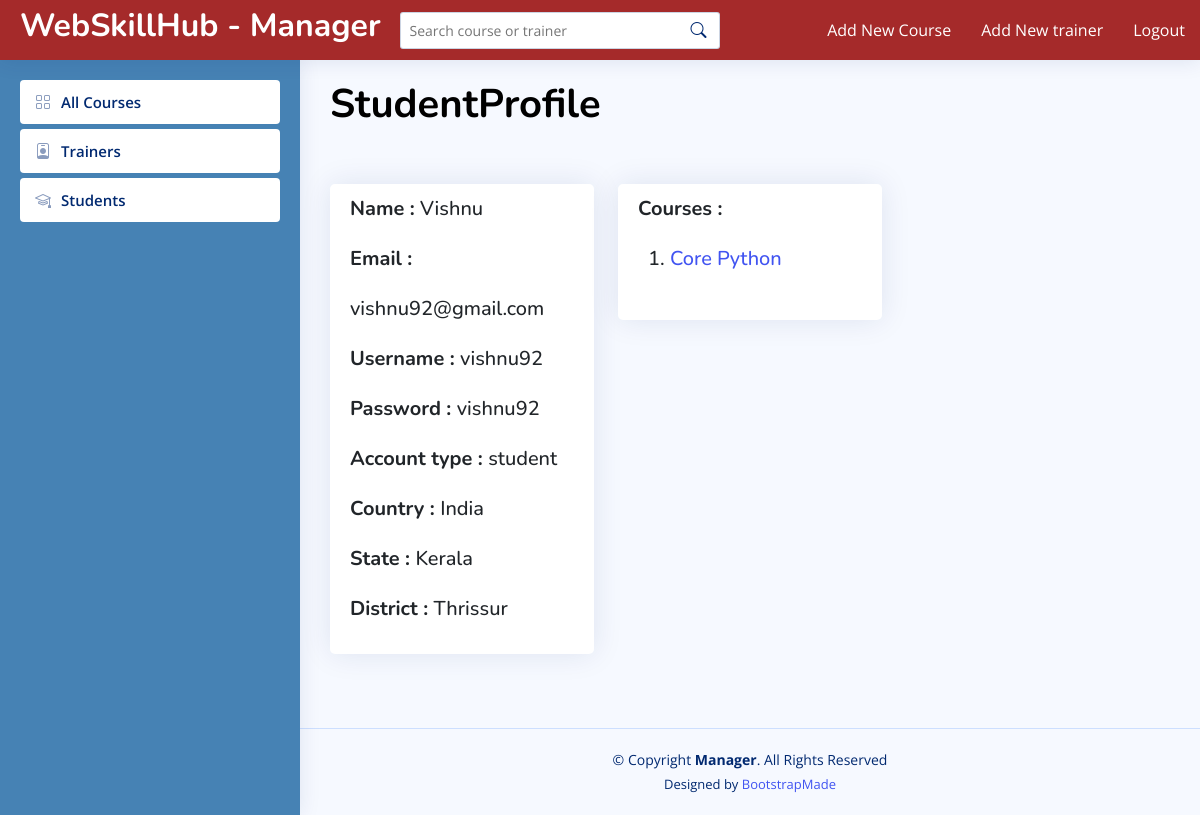
Screenshot of /manager/student-profile/9/ (signed in) with the database file from the repository.
### managerapp/models.py (models this page shows, shortened)
class Student(models.Model):
    name = models.CharField(max_length=100)
    email = models.EmailField(unique=True)
    username = models.CharField(max_length=100, null=True, unique=True)
    password = models.CharField(max_length=128,null=True)
    type = models.CharField(max_length=100, null=True)
    country = models.ForeignKey('Country', on_delete=models.SET_NULL, null=True)
    state = models.ForeignKey('State', on_delete=models.SET_NULL, null=True)
    district = models.ForeignKey('District', on_delete=models.SET_NULL, null=True)

class Country(models.Model):
    name = models.CharField(max_length=100)
    def __str__(self):
        return self.name

class State(models.Model):
    name = models.CharField(max_length=100)
    country = models.ForeignKey(Country, related_name='states', on_delete=models.CASCADE)
    def __str__(self):
        return self.name

class District(models.Model):
    name = models.CharField(max_length=100)
    state = models.ForeignKey(State, related_name='districts', on_delete=models.CASCADE)
    def __str__(self):
        return self.name

class Order(models.Model):
    student = models.ForeignKey(Student, on_delete=models.CASCADE)
    course = models.ForeignKey(Course, on_delete=models.CASCADE)
    order_date = models.DateTimeField(auto_now_add=True)

class Course(models.Model):
    title = models.CharField(max_length=255)
    description = models.TextField()
    image = models.ImageField(upload_to='course_images/', default='default_image.jpg')
    trainer = models.ForeignKey(Trainer, on_delete=models.SET_NULL, null=True, blank=True)
    price = models.IntegerField(default=0)

### managerapp/views.py (the view)
# urls.py: path('student-profile/<int:student_id>/',views.student_profile,name='student_profile_m'),
def student_profile(request,student_id):
    manager_id = request.session.get('manager_id')
    if not manager_id:
        return redirect('login')
    student = get_object_or_404(Student, id=student_id)
    my_courses = Order.objects.filter(student=student)
    context = {'student': student, 'my_courses': my_courses}
    return render(request, 'manager/student_profile.html', context)

### templates/manager/student_profile.html
{% extends 'manager/base.html' %}
{% load static %}
{% block content %}
<h1 style="color: black"><b>StudentProfile</b></h1>
<div class="container mt-5">
    <div class="row">
        <div class="col-md-4 mb-4">
            <div class="card" style="width: 100%;">
                <div class="card-body">
                    <h5 class="card-text" style="line-height: 2.5 ">
                        <b>Name : </b>{{ student.name }}<br/>
                        <b>Email : </b> {{ student.email }}<br/>
                        <b>Username : </b> {{ student.username }}<br/>
                        <b>Password : </b> {{ student.password }}<br/>
                        <b>Account type : </b> {{ student.type }}<br/>
                        <b>Country : </b> {{ student.country }}<br/>
                        <b>State : </b> {{ student.state }}<br/>
                        <b>District : </b> {{ student.district }}<br/>
                    </h5>
                </div>
            </div>
        </div>
        <div class="col-md-4 mb-4">
            <div class="card" style="width: 100%;">
                <div class="card-body">
                    <h5 class="card-text" style="line-height: 2.5 ">
                        <b>Courses : </b>
                        <ol>{% for course in my_courses %}
                        <li><a href="{% url 'detailview' course.course.id %}">{{ course.course.title }}</a></li>
                        {% endfor %}</ol>
                    </h5>
                </div>
            </div>
        </div>
    </div>
</div>
{% endblock %}

### static/assets/css/style.css (style rules this page uses)
:root { scroll-behavior: smooth; }
body { font-family: "Open Sans", sans-serif; background: #f6f9ff; color: #444444; }
a { color: #4154f1; text-decoration: none; }
h1, h2, h3, h4, h5, h6 { font-family: "Nunito", sans-serif; }
.card { margin-bottom: 30px; border: none; border-radius: 5px; box-shadow: 0px 0 30px rgba(1, 41, 112, 0.1); }
.card-body { padding: 0 20px 20px 20px; }

### rows the page displays
Student: name "Vishnu", email "vishnu92@gmail.com", username "vishnu92", password "vishnu92", type "student", country "India", state "Kerala", district "Thrissur"
Order: course "Core Python"
